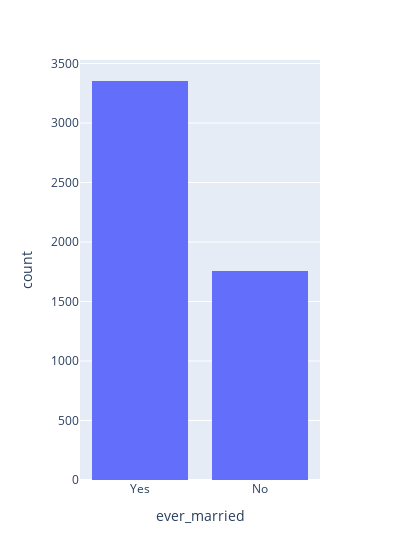

Notebook code cell kept with this figure:
### Code cell
fig = px.histogram(df, x='ever_married', width = 400)
fig.show()

### Figure 1 — Plotly figure (JSON) as saved in the notebook; plotly's stock layout.template omitted (floating-point values rounded to 4 significant figures; data arrays with more than 128 entries replaced by an {"elided": "..."} marker saying what was removed)
{"data": [{"alignmentgroup": "True", "bingroup": "x", "hovertemplate": "ever_married=%{x}<br>count=%{y}<extra></extra>", "legendgroup": "", "marker": {"color": "#636efa", "pattern": {"shape": ""}}, "name": "", "offsetgroup": "", "orientation": "v", "showlegend": false, "type": "histogram", "x": {"elided": "5110 str values"}, "xaxis": "x", "yaxis": "y"}], "layout": {"barmode": "relative", "legend": {"tracegroupgap": 0}, "margin": {"t": 60}, "width": 400, "xaxis": {"anchor": "y", "domain": [0, 1], "title": {"text": "ever_married"}}, "yaxis": {"anchor": "x", "domain": [0, 1], "title": {"text": "count"}}}}
